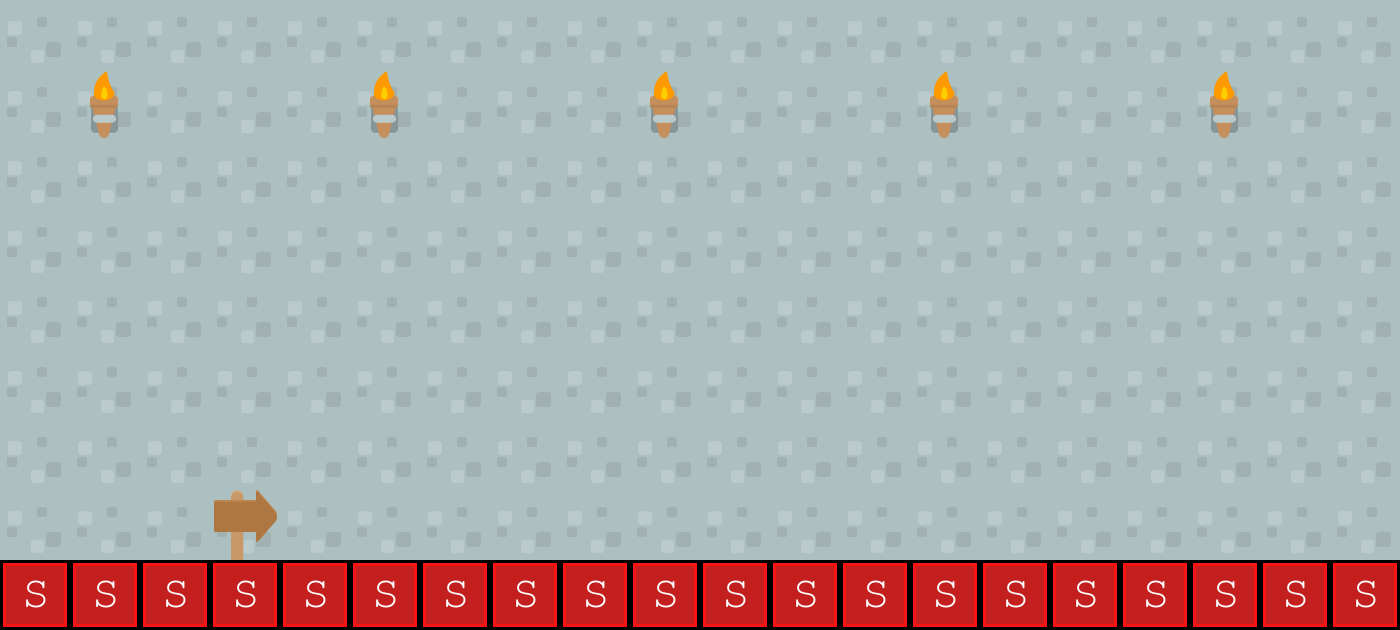

The image is a tile-based game level rendered from a .tmx file. Its description and source (layers, tilesets, objects; grid data summarised) follow:
An orthogonal 20x9 tile map with 70x70 px tiles, 4 tile layers (background, foreground1, collision, foreground2), 2 tilesets and 2 objects (PlayerBase, EnemyBase).

<map version="1.0" orientation="orthogonal" renderorder="right-down" width="20" height="9" tilewidth="70" tileheight="70">
 <tileset firstgid="1" name="background-tiles" tilewidth="70" tileheight="70">
  <image source="../img/background-tiles.png" width="910" height="910" />
 </tileset>
 <tileset firstgid="170" name="meta-tiles" tilewidth="70" tileheight="70">
  <image source="../img/meta-tiles.png" width="350" height="70" />
  <tile id="1">
   <properties>
    <property name="type" value="lslope" />
   </properties>
  </tile>
  <tile id="2">
   <properties>
    <property name="type" value="platform" />
   </properties>
  </tile>
  <tile id="3">
   <properties>
    <property name="type" value="rslope" />
   </properties>
  </tile>
  <tile id="4">
   <properties>
    <property name="type" value="solid" />
   </properties>
  </tile>
 </tileset>
 <layer name="background" width="20" height="9">
  <data>[180 cells, 180 non-empty, 1 distinct tile ids]</data>
 </layer>
 <layer name="foreground1" width="20" height="9">
  <data>[180 cells, 25 non-empty, 2 distinct tile ids]</data>
 </layer>
 <layer name="collision" width="20" height="9">
  <data>[180 cells, 20 non-empty, 1 distinct tile ids]</data>
 </layer>
 <layer name="foreground2" width="20" height="9">
  <data>[180 cells, 1 non-empty, 1 distinct tile ids]</data>
 </layer>
 <objectgroup name="Object Layer 1">
  <object name="PlayerBase" x="140" y="420" width="70" height="140" />
  <object name="EnemyBase" x="1190" y="420" width="70" height="140" />
 </objectgroup>
</map>
